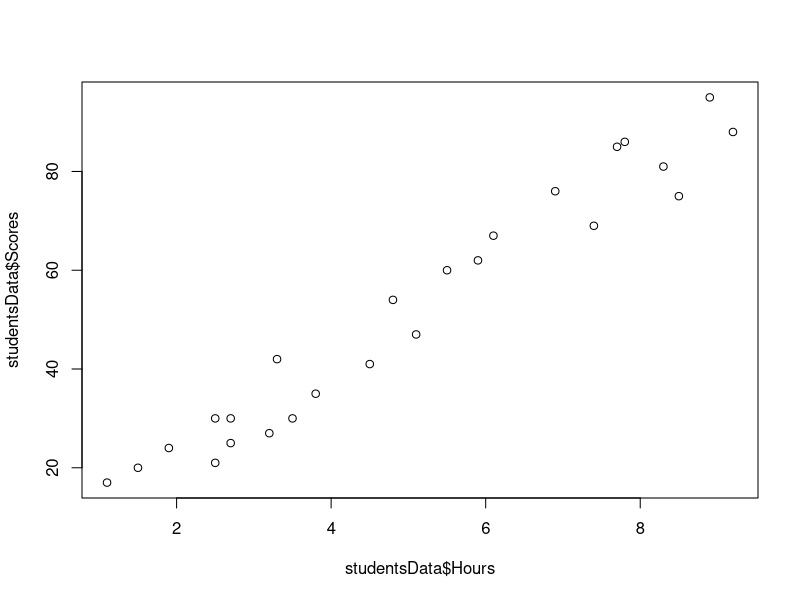

Write R code to recreate this figure.
#Loading the required Packages
install.packages("caTools")
library("caTools")
library(readxl)

#Setting the working directory
setwd("D:/GRIP")

#Importing the Data
studentsData <- read_xlsx("StudentGradesandScores.xlsx")

#Check if data is imported correct
View(studentsData)
str(studentsData)
head(studentsData)
tail(studentsData)

#Split the data into Training and Testing 
split = sample.split(studentsData$Hours,SplitRatio = 0.7)
trainingSet <- subset(studentsData, split == TRUE)
View(trainingSet)
testSet <- subset(studentsData, split == FALSE)
View(testSet)

#Fitting linear regression to the training set
l_model <- lm(Scores ~ Hours, trainingSet)
summary(l_model)
coef(l_model)

plot(studentsData$Hours,studentsData$Scores)

testSet$yPred <- predict(l_model,testSet)
View(testSet)

newStudent = data.frame(Hours = 9.25)
PredictedValue <- predict(l_model,newStudent)
PredictedValue

#Equation : 2.927549 + (9.6328) * x

#Score expected for a student who studies for 9.25hrs/day
2.927549 + (9.6328) * 9.25
92.03
